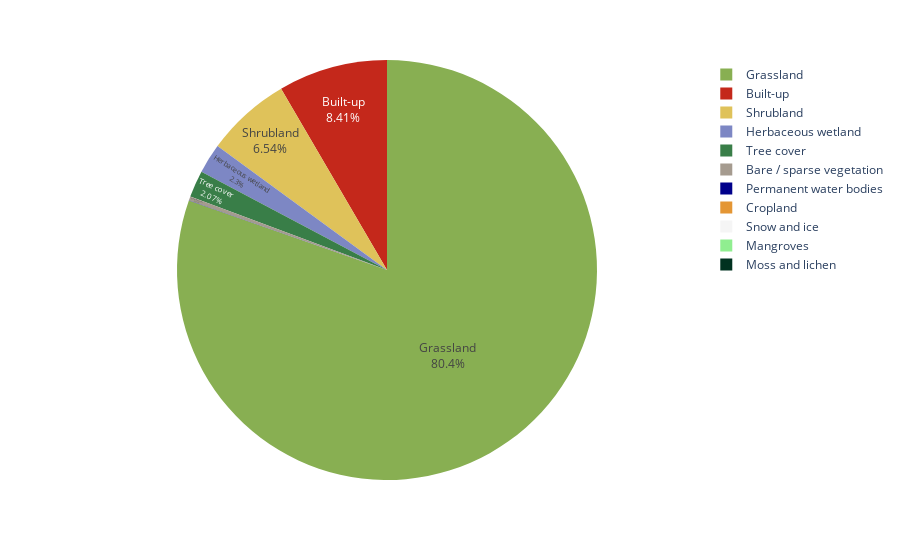

Notebook code cell kept with this figure:
### Code cell
#Landcover Graph
def lc_stats():
    
    with open("global_inputs.yml", 'r') as f:
        global_inputs = yaml.safe_load(f)

    
    city_inputs = global_inputs.get('city_inputs')

    if menu['landcover']:  
        lc_stats_file = Path(output_folder / f"{city}_lc.csv")  
        if not lc_stats_file.exists():  
            print("Land Cover stats file does not exist.")
            return  
        
        
        lc = pd.read_csv(lc_stats_file)

        # Define colors
        lc_colors = {
            "Tree cover": "#397e48",
            "Built-up": "#c4281b",
            "Grassland": "#88af52",
            "Bare / sparse vegetation": "#a59b8f",
            "Cropland": "#e49634",
            "Water bodies": "#429bdf",
            "Permanent water bodies": "#00008b",#change this
            "Mangroves": "#90EE90",#change this
            "Moss and lichen": "#013220",#change this
            "Shrubland": "#dfc25a",
            "Herbaceous wetland": "#7d87c4",
            "Snow and ice": "#F5F5F5"
        }
        #connect it to the frontend layers.yml

        
        total_pixels = lc['Pixel Count'].sum()

        
        lc['Percentage'] = lc['Pixel Count'] / total_pixels * 100

        
        # Matplotlib pie chart
        plt.figure(figsize=(8, 8))
        wedges, _, autotexts = plt.pie(lc['Pixel Count'], labels=None,
                                        colors=[lc_colors[lc_type] for lc_type in lc['Land Cover Type']],
                                        startangle=90, autopct='%1.0f%%')
        plt.title("Land Cover Distribution")
        
        # Add percentage labels to the pie chart for land cover types > 5%
        for autotext, pct in zip(autotexts, lc['Percentage']):
            if pct >= 5:
                autotext.set_color('black')
                autotext.set_size(10)
                autotext.set_text(f"{pct:.0f}%")
            else:
                autotext.set_text('')  # Hide labels for slices with percentage < 5%
        
        # Save matplotlib pie chart
        render_path = os.path.join(render_folder, f"{city}_landcover.png")
        plt.savefig(render_path)
        plt.close()
        
        
        fig = px.pie(lc, values='Pixel Count', names='Land Cover Type', color='Land Cover Type', color_discrete_map=lc_colors)
        fig.update_traces(textposition='inside', textinfo='percent+label')
        fig.show()
        fig.write_html(render_path.replace('.png', '.html'),full_html=False, include_plotlyjs='cdn')

        # Dictionary to convert integers to ordinal strings
        ordinal_dict = {1: "first", 2: "second", 3: "third"}

        # Print the percentage of the first three highest values
        highest_values = lc.sort_values(by='Percentage', ascending=False).head(3)
        for i, (index, row) in enumerate(highest_values.iterrows()):
            ordinal_str = ordinal_dict.get(i + 1, str(i + 1) + "th")
            print(f"The {ordinal_str} highest landcover value is {row['Land Cover Type']} with {row['Percentage']:.2f}% of the total land area")
       
        
lc_stats()

### Figure 1 — Plotly figure (JSON) as saved in the notebook; plotly's stock layout.template omitted (floating-point values rounded to 4 significant figures)
{"data": [{"customdata": [["Tree cover"], ["Shrubland"], ["Grassland"], ["Cropland"], ["Built-up"], ["Bare / sparse vegetation"], ["Snow and ice"], ["Permanent water bodies"], ["Herbaceous wetland"], ["Mangroves"], ["Moss and lichen"]], "domain": {"x": [0, 1], "y": [0, 1]}, "hovertemplate": "Land Cover Type=%{customdata[0]}<br>Pixel Count=%{value}<extra></extra>", "labels": ["Tree cover", "Shrubland", "Grassland", "Cropland", "Built-up", "Bare / sparse vegetation", "Snow and ice", "Permanent water bodies", "Herbaceous wetland", "Mangroves", "Moss and lichen"], "legendgroup": "", "marker": {"colors": ["#397e48", "#dfc25a", "#88af52", "#e49634", "#c4281b", "#a59b8f", "#F5F5F5", "#00008b", "#7d87c4", "#90EE90", "#013220"]}, "name": "", "showlegend": true, "textinfo": "percent+label", "textposition": "inside", "type": "pie", "values": [5926.0, 18760.0, 230500.0, 3, 24140.0, 870.5, 0, 17.86, 6586.0, 0, 0]}], "layout": {"legend": {"tracegroupgap": 0}, "margin": {"t": 60}}}
